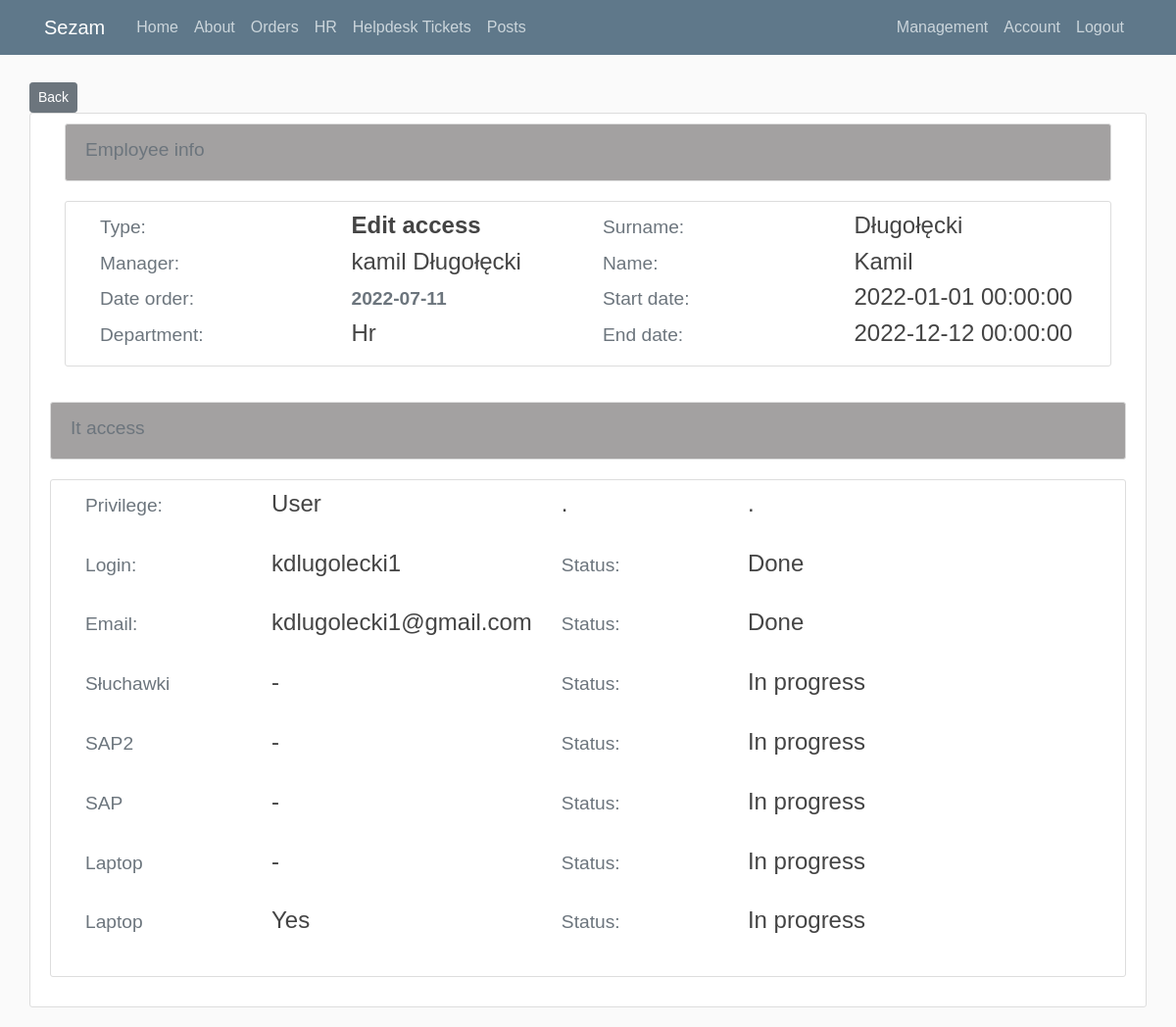
The app's page /order/8 (signed in) with its own data.
### sezam.py (models this page shows, shortened)
class Order(db.Model):
    id = db.Column(db.Integer, primary_key=True)
    typ = db.Column(db.String(20), nullable=False)
    worker_name = db.Column(db.String(20), nullable=False)
    worker_surname = db.Column(db.String(120), nullable=False)
    date_posted = db.Column(db.DateTime, nullable=False, default=datetime.utcnow)
    supervisor_id = db.Column(db.Integer, db.ForeignKey('user.id'), nullable=False)
    supervisor = db.Column(db.String(100), nullable=False)
    department = db.Column(db.String(100), nullable=False)
    date_start = db.Column(db.DateTime, nullable=False)
    date_end = db.Column(db.DateTime, nullable=False)
    login = db.Column(db.String(100))
    login_status = db.Column(db.String(100), default='In progress')
    email = db.Column(db.String(100))
    email_status = db.Column(db.String(100), default='In progress')
    status = db.Column(db.String(100), default='In progress')
    privilege = db.Column(db.String(100))
    user_id = db.Column(db.String(100))
    status_cancel = db.Column(db.String(100), default='-')

class Order_item(db.Model):
    id = db.Column(db.Integer, primary_key=True)
    id_order =  db.Column(db.String(100), default='')
    id_item = db.Column(db.String(100), default='')
    name =  db.Column(db.String(100), default='')
    value = db.Column(db.String(100), default='')
    status = db.Column(db.String(100), default='In progress')

### sezam.py (the view)
@app.route("/order/<int:order_id>")
def order(order_id):
    order = Order.query.get_or_404(order_id)
    order_items = Order_item.query.filter_by(id_order=order.id)
    return render_template('order.html', order=order, order_items=order_items )

### sezam.py (called while the page is built)
@login_manager.user_loader
def load_user(user_id):
    return User.query.get(int(user_id))

### templates/order.html (shortened to what this page needs)
{% extends "layout2.html" %}
{% block content %}
<body>
    <a class="btn btn-secondary btn-sm mt-1" href="{{ url_for('orders') }}">Back</a>
    <div class="content-section2">
    <main role="main" class="container">
    <fieldset class="form-group">
    <article class="media content-section3"><br>
        <div class="container">
            <div class="row">
                <h4 class="article-title"><small class="text-muted">Employee info </small> </h4><br>
            </div>
        </div>
    </article>
        <article class="media content-section2"><br>
            <div class="container">
                <div class="row">
                    <div class="col">
                        <h4 class="article-title"><small class="text-muted">Type: </small><b></b></h4>
                        <h4 class="article-title"><small class="text-muted">Manager: </small> </h4>
                        <h4 class="article-title"><small class="text-muted">Date order: </small><small class="text-muted"><b></b></small></h4>
                        <h4 class="article-title"><small class="text-muted">Department: </small> </h4>
                    </div>
                    <div class="col">
                        <h4 class="article-title"><small class="text-muted"></small><b>{{ order.typ }}</b></h4>
                        <h4 class="article-title"><small class="text-muted"></small> {{ order.supervisor}}</h4>
                        <h4 class="article-title"><small class="text-muted"></small><small class="text-muted"><b>{{ order.date_posted.strftime('%Y-%m-%d') }}</b></small></h4>
                        <h4 class="article-title"><small class="text-muted"></small> {{ order.department }}</h4>
                    </div>
                    <div class="col">
                        <h4 class="article-title"><small class="text-muted">Surname: </small> </h4>
                        <h4 class="article-title"><small class="text-muted">Name: </small> </h4>
                        <h4 class="article-title"><small class="text-muted">Start date: </small></h4>
                        <h4 class="article-title"><small class="text-muted">End date: </small> </h4>
                    </div>
                    <div class="col">
                        <h4 class="article-title"><small class="text-muted"></small> {{ order.worker_surname }}</h4>
                        <h4 class="article-title"><small class="text-muted"></small> {{ order.worker_name }}</h4>
                        <h4 class="article-title"><small class="text-muted"></small>{{ order.date_start }}</h4>
                        <h4 class="article-title"><small class="text-muted"></small> {{ order.date_end }}</h4>
                    </div>
                </div>
            </div>
        </article>
    </main>
    <article class="media content-section3"><br>
        <div class="container">
            <div class="row">
                <h4 class="article-title"><small class="text-muted">It access </small> </h4><br>
            </div>
        </div>
    </article>
    <article class="media content-section2"><br>
        <div class="container">
            <div class="row">
                <div class="col">
                    <h4 class="article-title"><small class="text-muted">Privilege: </small> </h4><br>
                    <h4 class="article-title"><small class="text-muted">Login: </small> </h4><br>
                    <h4 class="article-title"><small class="text-muted">Email: </small> </h4><br>
                    {% for order_item in order_items %}
                        <h4 class="article-title"><small class="text-muted">{{order_item.name}} </small> </h4><br>
                    {% endfor %}
                </div>
                <div class="col">
                    <h4 class="article-title"><small class="text-muted"></small> {{ order.privilege }}</h4><br>
                    <h4 class="article-title"><small class="text-muted"></small> {{ order.login }}</h4><br>
                    <h4 class="article-title"><small class="text-muted"></small> {{ order.email }}</h4><br>
                    {% for order_item in order_items %}
                        <h4 class="article-title"><small class="text-muted"></small> {{ order_item.value }}</h4><br>
                    {% endfor %}
                </div>
                <div class="col">
                    <h4 class="article-title"><small class="text-muted"></small>.</h4><br>
                    <h4 class="article-title"><small class="text-muted">Status: </small> </h4><br>
                    <h4 class="article-title"><small class="text-muted">Status: </small> </h4><br>
                    {% for order_item in order_items %}
                        <h4 class="article-title"><small class="text-muted">Status: </small> </h4><br>
                    {% endfor %}
                </div>
                <div class="col">
                    <h4 class="article-title"><small class="text-muted"></small>.</h4><br>
                    <h4 class="article-title"><small class="text-muted"></small> {{ order.login_status }}</h4><br>
                    <h4 class="article-title"><small class="text-muted"></small> {{ order.email_status }}</h4><br>
                    {% for order_item in order_items %}
                        <h4 class="article-title"><small class="text-muted"></small> {{ order_item.status }}</h4><br>
                    {% endfor %}
                </div>
                <div class="col"></div>
            </div>
        </div>
    </article>
    </main>
</body>
{% endblock content %}

### static/main.css (style rules this page uses)
body { background: #fafafa; color: #333333; margin-top: 5rem; }
h1, h2, h3, h4, h5, h6 { color: #444444; }
.content-section2 { background: #ffffff; padding: 10px 20px; border: 1px solid #dddddd; border-radius: 3px; margin-bottom: 20px; font-weight: 500; width:100%; height:100%; }
.content-section3 { background: #a3a1a1; padding: 10px 20px; border: 1px solid #dddddd; border-radius: 3px; margin-bottom: 20px; font-weight: 100; width:100%; height:100%; }
.article-title { color: #444444; }
body { font-family: Verdana, sans-serif; }

### records on screen
Order: typ "Edit access", supervisor "kamil Długołęcki", date_posted "2022-07-11", department "Hr", worker_surname "Długołęcki", worker_name "Kamil", date_start "2022-01-01 00:00:00", date_end "2022-12-12 00:00:00", privilege "User", login "kdlugolecki1", email "kdlugolecki1@gmail.com", login_status "Done", email_status "Done"
Order_item: name "Słuchawki", value "-", status "In progress"
Order_item: name "SAP2", value "-", status "In progress"
Order_item: name "SAP", value "-", status "In progress"
Order_item: name "Laptop", value "-", status "In progress"
Order_item: name "Laptop", value "Yes", status "In progress"
